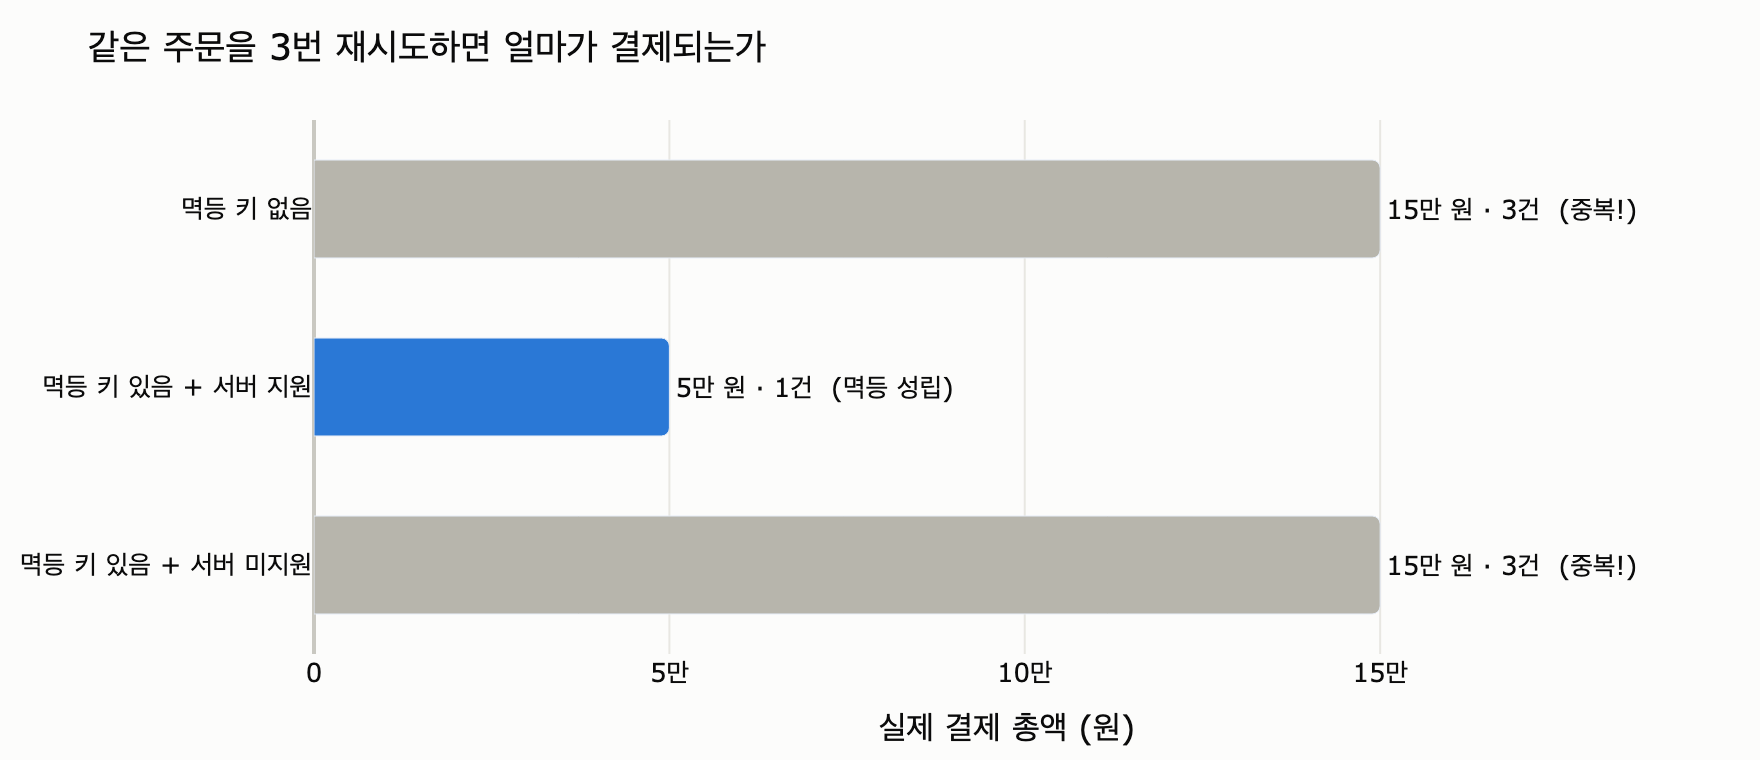

This chart was generated by the following Python code:
# %% [markdown]
# # `ex2_idempotency.py` — 세 시나리오는 어떻게 갈리는가
#
# 프로세스가 죽었다 재개되면 「이미 한 일」을 다시 한다. 그게 결제라면?
# 재시도(= 죽었다 재개) 3회를 시뮬레이션해 세 시나리오를 비교한다.
#
# | 시나리오 | 우리가 키를 보내는가 | 서버가 키를 보는가 | 결과 |
# |---|---|---|---|
# | 멱등 키 없음 | ✗ | (지원함) | 3건, 15만 원 |
# | 멱등 키 있음 + 서버 지원 | ✓ | ✓ | **1건, 5만 원** |
# | 멱등 키 있음 + 서버 미지원 | ✓ | ✗ | 3건, 15만 원 |
#
# 멱등성이란 같은 요청을 $n$번 보내도 효과가 1번과 같은 성질:
#
# $$f(f(x)) = f(x)$$
#
# 결제 금액으로 쓰면, 시도 횟수 $n$에 대해
# 멱등이 성립할 때만 $\text{총액} = 50{,}000$원이고,
# 아니면 $\text{총액} = 50{,}000 \times n$원이 된다.

# %%
# 필요 패키지: plotly, kaleido (시각화 셀에만 필요. 시뮬레이션 자체는 의존성 없음)
import os


def _show(fig):
    try:
        from IPython import get_ipython
        if get_ipython() is not None:  # VSCode 셀/Jupyter에서만 렌더링
            fig.show()
    except ImportError:
        pass


# %% [markdown]
# ## 1. 가짜 결제 API
#
# 핵심은 **서버 측 멱등 키 저장소**(`seen_keys`)의 유무 토글이다.
# - `idempotent=True` 이고 키가 오면: 처음 본 키만 결제하고, 같은 키는 캐시된 영수증을 돌려준다.
# - `idempotent=False` 이거나 키가 없으면: 올 때마다 새로 결제한다.

# %%
class PaymentAPI:
    """외부 결제 API 흉내. 멱등 키를 지원하는 판과 아닌 판."""

    def __init__(self, idempotent):
        self.idempotent = idempotent   # 서버가 멱등 키를 보는가?
        self.charges = []              # 실제로 일어난 결제들
        self.seen_keys = {}            # 서버 측 멱등 키 저장소

    def charge(self, order_id, amount, key=None):
        if self.idempotent and key is not None:
            if key in self.seen_keys:
                return self.seen_keys[key], "캐시된 결과"   # 결제 안 함!
            receipt = f"R-{len(self.charges) + 1:03d}"
            self.charges.append((order_id, amount, receipt))
            self.seen_keys[key] = receipt
            return receipt, "새 결제"
        # 키가 없거나, 서버가 키를 무시하면 → 매번 새 결제
        receipt = f"R-{len(self.charges) + 1:03d}"
        self.charges.append((order_id, amount, receipt))
        return receipt, "새 결제"


# %% [markdown]
# ## 2. 재시도 루프 — 「죽었다 재개」의 반복
#
# 클라이언트는 같은 주문을 3번 보낸다. 멱등 키를 보낼지는 `use_key`로 토글.

# %%
def run(api, attempts, use_key):
    """attempts 번 재시도한다. 실제로는 «죽었다 재개»가 반복되는 것."""
    log = []
    for i in range(attempts):
        key = "order-8842" if use_key else None
        receipt, how = api.charge("order-8842", 50_000, key)
        log.append(f"시도 {i + 1}: {receipt} ({how})")
    return log


# %% [markdown]
# ## 3. 세 시나리오 실행
#
# 원본 예제와 같은 세 조합. 확인할 것은 둘이다.
# 1. **우리가 키를 보내는가** (`use_key`)
# 2. **상대가 그 키를 보는가** (`idempotent`)
#
# 둘 다 참이어야 멱등이 성립한다 — 논리곱: $\text{안전} = \text{키 전송} \land \text{서버 지원}$

# %%
cases = [
    ("멱등 키 없음",            PaymentAPI(idempotent=True),  False),
    ("멱등 키 있음 + 서버 지원",  PaymentAPI(idempotent=True),  True),
    ("멱등 키 있음 + 서버 미지원", PaymentAPI(idempotent=False), True),
]

results = []
for name, api, use_key in cases:
    log = run(api, 3, use_key)
    total = sum(a for _, a, _ in api.charges)
    results.append((name, len(api.charges), total))
    print(f"[{name}]")
    for line in log:
        print(f"    {line}")
    print(f"    실제 결제 {len(api.charges)}건, 합계 {total:,}원\n")

# 출력:
# [멱등 키 없음]
#     시도 1: R-001 (새 결제)
#     시도 2: R-002 (새 결제)
#     시도 3: R-003 (새 결제)
#     실제 결제 3건, 합계 150,000원
#
# [멱등 키 있음 + 서버 지원]
#     시도 1: R-001 (새 결제)
#     시도 2: R-001 (캐시된 결과)
#     시도 3: R-001 (캐시된 결과)
#     실제 결제 1건, 합계 50,000원
#
# [멱등 키 있음 + 서버 미지원]
#     시도 1: R-001 (새 결제)
#     시도 2: R-002 (새 결제)
#     시도 3: R-003 (새 결제)
#     실제 결제 3건, 합계 150,000원

# %% [markdown]
# ## 4. 결과 검증
#
# 답: **멱등 키가 있고 서버가 지원하는 경우만 5만 원 1건**, 나머지 둘은 15만 원 3건.
#
# 세 번째 시나리오가 특히 흥미롭다 — 우리가 키를 *보냈는데도* 중복이 났다.
# 받는 쪽이 지원해야 소용이 있는 것이다.

# %%
assert results[0] == ("멱등 키 없음", 3, 150_000)
assert results[1] == ("멱등 키 있음 + 서버 지원", 1, 50_000)
assert results[2] == ("멱등 키 있음 + 서버 미지원", 3, 150_000)
print("검증 통과: 키 전송 ∧ 서버 지원 조합만 1건 5만 원")

# 출력:
# 검증 통과: 키 전송 ∧ 서버 지원 조합만 1건 5만 원

# %% [markdown]
# ## 5. 시각화 — 시나리오별 실제 결제 총액

# %%
try:
    import plotly.graph_objects as go

    names = [r[0] for r in results]
    totals = [r[2] for r in results]
    counts = [r[1] for r in results]
    safe = [t == 50_000 for t in totals]

    # 색은 개체의 의미를 따른다: 멱등 성립(파랑) vs 중복 결제(회색)
    BLUE, GRAY = "#2a78d6", "#b7b5ac"
    colors = [BLUE if s else GRAY for s in safe]
    labels = [
        f"{t // 10_000}만 원 · {c}건" + ("  (멱등 성립)" if s else "  (중복!)")
        for t, c, s in zip(totals, counts, safe)
    ]

    fig = go.Figure(
        go.Bar(
            x=totals,
            y=names,
            orientation="h",
            marker=dict(color=colors, cornerradius=4),
            width=0.55,
            text=labels,
            textposition="outside",
            textfont=dict(size=13, color="#0b0b0b"),
        )
    )
    fig.update_layout(
        title="같은 주문을 3번 재시도하면 얼마가 결제되는가",
        xaxis=dict(
            title="실제 결제 총액 (원)",
            range=[0, 195_000],
            tickvals=[0, 50_000, 100_000, 150_000],
            ticktext=["0", "5만", "10만", "15만"],
            gridcolor="#e8e7e2",
            zerolinecolor="#c9c8c1",
        ),
        yaxis=dict(autorange="reversed"),
        plot_bgcolor="#fcfcfb",
        paper_bgcolor="#fcfcfb",
        font=dict(color="#0b0b0b", size=13),
        margin=dict(l=10, r=30, t=60, b=50),
        width=880,
        height=380,
        showlegend=False,
    )
    _show(fig)

    png_path = os.path.join(os.path.dirname(os.path.abspath(__file__)), "expy.png")
    fig.write_image(png_path, scale=2)
    print(f"저장: {png_path}")
except ImportError as e:
    print(f"시각화 생략 (plotly/kaleido 없음): {e}")

# 출력:
# 저장: .../hints/e7f3ad98-a62d-478c-92c3-e4a588899f23/expy.png

# %% [markdown]
# ## 정리
#
# - **멱등 키 없음** → 3회 시도 = 3건 결제, 15만 원. 서버가 요청을 구별할 방법이 없다.
# - **키 있음 + 서버 미지원** → 역시 3건, 15만 원. 키를 보내도 받는 쪽이 무시하면 무의미.
# - **키 있음 + 서버 지원** → 1건, 5만 원. 2·3번째 시도는 캐시된 영수증 `R-001`을 돌려받는다.
#
# 체크포인터가 「재개」를 공짜로 만들어 줘도, 부작용(결제)의 안전은
# **클라이언트의 키 전송과 서버의 키 인식이 모두** 갖춰져야 성립한다.
